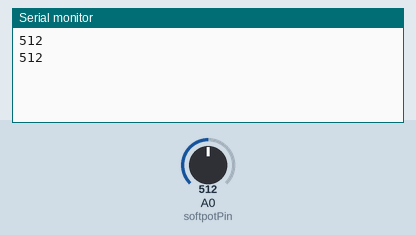
A sketch run on a simulated Arduino Uno, built with avr-gcc and run on an emulated ATmega328P. Shown: the last lines printed to the serial monitor. The test bench sets the inputs (shaded band); at power-on: A0 (softpotPin) = 512.

Above: at 1.8 s.
1.9 s: A0 (softpotPin) set to 716
At 2.8 s:
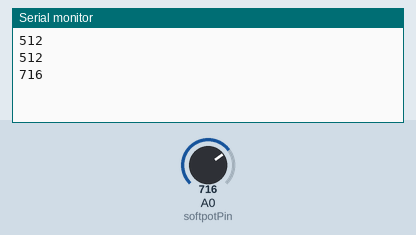
3.4 s: A0 (softpotPin) set to 900
At 4.7 s:
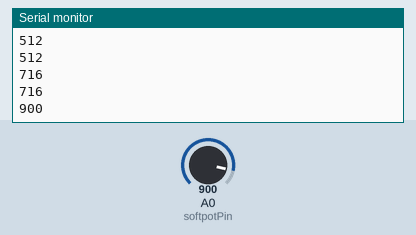
Timing chart, 0 to 6.4 s (numbered marks = the images above; inputs shaded):
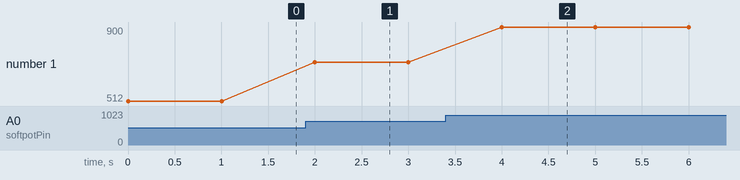

The sketch:

Arduino_Code.ino
```cpp
const int softpotPin = A0; // Pin analógico utilizado para el softpot
int softpotValue; // Valor leído del softpot

void setup() {
  Serial.begin(9600); // Iniciar comunicación serie a 9600 baudios
}

void loop() {
  softpotValue = analogRead(softpotPin); // Leer el valor del softpot
  Serial.println(softpotValue); // Enviar el valor por la comunicación serie

  delay(1000); // Esperar un breve período antes de leer nuevamente
}
```

Measured:
- after the input at 1.9 s, the serial monitor: prints a new line after 0.10 s (image 1)
- after the input at 3.4 s, the serial monitor: prints a new line after 0.60 s (image 2)
- plotted number 1: 512 → 716 after the input at 1.9 s, 716 → 900 after the input at 3.4 s
